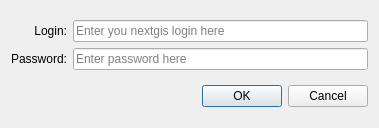
<?xml version="1.0" encoding="UTF-8"?>
<ui version="4.0">
 <class>LoginMyNextGISComDialog</class>
 <widget class="QDialog" name="LoginMyNextGISComDialog">
  <property name="geometry">
   <rect>
    <x>0</x>
    <y>0</y>
    <width>379</width>
    <height>128</height>
   </rect>
  </property>
  <property name="sizePolicy">
   <sizepolicy hsizetype="Preferred" vsizetype="Fixed">
    <horstretch>0</horstretch>
    <verstretch>0</verstretch>
   </sizepolicy>
  </property>
  <property name="minimumSize">
   <size>
    <width>0</width>
    <height>128</height>
   </size>
  </property>
  <property name="maximumSize">
   <size>
    <width>16777215</width>
    <height>128</height>
   </size>
  </property>
  <property name="windowTitle">
   <string>Dialog</string>
  </property>
  <layout class="QVBoxLayout" name="verticalLayout">
   <item>
    <layout class="QGridLayout" name="gridLayout">
     <item row="0" column="0">
      <widget class="QLabel" name="loginLabel">
       <property name="text">
        <string>Login:</string>
       </property>
       <property name="alignment">
        <set>Qt::AlignRight|Qt::AlignTrailing|Qt::AlignVCenter</set>
       </property>
      </widget>
     </item>
     <item row="0" column="1">
      <widget class="QLineEdit" name="loginEdit">
       <property name="placeholderText">
        <string>Enter you nextgis login here</string>
       </property>
      </widget>
     </item>
     <item row="1" column="0">
      <widget class="QLabel" name="passwordLabel">
       <property name="text">
        <string>Password:</string>
       </property>
       <property name="alignment">
        <set>Qt::AlignRight|Qt::AlignTrailing|Qt::AlignVCenter</set>
       </property>
      </widget>
     </item>
     <item row="1" column="1">
      <widget class="QLineEdit" name="passwordEdit">
       <property name="echoMode">
        <enum>QLineEdit::Password</enum>
       </property>
       <property name="placeholderText">
        <string>Enter password here</string>
       </property>
      </widget>
     </item>
    </layout>
   </item>
   <item>
    <widget class="QDialogButtonBox" name="buttonBox">
     <property name="orientation">
      <enum>Qt::Horizontal</enum>
     </property>
     <property name="standardButtons">
      <set>QDialogButtonBox::Cancel|QDialogButtonBox::Ok</set>
     </property>
    </widget>
   </item>
  </layout>
 </widget>
 <resources/>
 <connections>
  <connection>
   <sender>buttonBox</sender>
   <signal>accepted()</signal>
   <receiver>LoginMyNextGISComDialog</receiver>
   <slot>accept()</slot>
   <hints>
    <hint type="sourcelabel">
     <x>248</x>
     <y>254</y>
    </hint>
    <hint type="destinationlabel">
     <x>157</x>
     <y>274</y>
    </hint>
   </hints>
  </connection>
  <connection>
   <sender>buttonBox</sender>
   <signal>rejected()</signal>
   <receiver>LoginMyNextGISComDialog</receiver>
   <slot>reject()</slot>
   <hints>
    <hint type="sourcelabel">
     <x>316</x>
     <y>260</y>
    </hint>
    <hint type="destinationlabel">
     <x>286</x>
     <y>274</y>
    </hint>
   </hints>
  </connection>
 </connections>
</ui>
